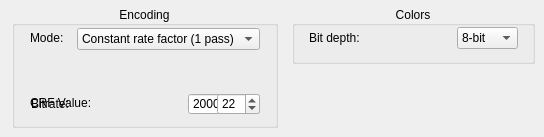
      <widget class="QWidget" name="av1Tab">
       <attribute name="title">
        <string>AV1</string>
       </attribute>
       <widget class="QGroupBox" name="EncodingSettingAV1GB">
        <property name="geometry">
         <rect>
          <x>12</x>
          <y>6</y>
          <width>266</width>
          <height>122</height>
         </rect>
        </property>
        <property name="title">
         <string>Encoding</string>
        </property>
        <property name="alignment">
         <set>Qt::AlignCenter</set>
        </property>
        <widget class="QLabel" name="EncodeModeAV1Label">
         <property name="geometry">
          <rect>
           <x>18</x>
           <y>24</y>
           <width>39</width>
           <height>16</height>
          </rect>
         </property>
         <property name="text">
          <string>Mode:</string>
         </property>
        </widget>
        <widget class="QComboBox" name="EncodeModeAV1DD">
         <property name="geometry">
          <rect>
           <x>65</x>
           <y>22</y>
           <width>183</width>
           <height>22</height>
          </rect>
         </property>
         <property name="toolTip">
          <string>The encoding mode to use.</string>
         </property>
         <item>
          <property name="text">
           <string>Constant rate factor (1 pass)</string>
          </property>
         </item>
         <item>
          <property name="text">
           <string>Average bitrate (1 pass)</string>
          </property>
         </item>
        </widget>
        <widget class="QDoubleSpinBox" name="BitrateAV1NUD">
         <property name="geometry">
          <rect>
           <x>176</x>
           <y>87</y>
           <width>72</width>
           <height>22</height>
          </rect>
         </property>
         <property name="toolTip">
          <string>The bitrate to use for encoding.</string>
         </property>
         <property name="decimals">
          <number>0</number>
         </property>
         <property name="maximum">
          <double>80000.000000000000000</double>
         </property>
         <property name="value">
          <double>2000.000000000000000</double>
         </property>
        </widget>
        <widget class="QSpinBox" name="crfAV1NUD">
         <property name="geometry">
          <rect>
           <x>205</x>
           <y>87</y>
           <width>43</width>
           <height>22</height>
          </rect>
         </property>
         <property name="toolTip">
          <string>The CRF strength value to use for encoding.</string>
         </property>
         <property name="maximum">
          <number>63</number>
         </property>
         <property name="value">
          <number>22</number>
         </property>
        </widget>
        <widget class="QLabel" name="crfAV1Label">
         <property name="geometry">
          <rect>
           <x>18</x>
           <y>89</y>
           <width>73</width>
           <height>16</height>
          </rect>
         </property>
         <property name="text">
          <string>CRF Value:</string>
         </property>
        </widget>
        <widget class="QLabel" name="BitrateAV1Label">
         <property name="geometry">
          <rect>
           <x>19</x>
           <y>90</y>
           <width>61</width>
           <height>16</height>
          </rect>
         </property>
         <property name="text">
          <string>Bitrate:</string>
         </property>
        </widget>
       </widget>
       <widget class="QGroupBox" name="ColorsAV1GB">
        <property name="geometry">
         <rect>
          <x>292</x>
          <y>6</y>
          <width>243</width>
          <height>58</height>
         </rect>
        </property>
        <property name="title">
         <string>Colors</string>
        </property>
        <property name="alignment">
         <set>Qt::AlignCenter</set>
        </property>
        <property name="checkable">
         <bool>false</bool>
        </property>
        <property name="checked">
         <bool>false</bool>
        </property>
        <widget class="QLabel" name="BitDepthAV1Label">
         <property name="geometry">
          <rect>
           <x>17</x>
           <y>22</y>
           <width>55</width>
           <height>20</height>
          </rect>
         </property>
         <property name="text">
          <string>Bit depth:</string>
         </property>
        </widget>
        <widget class="QComboBox" name="BitDepthAV1DD">
         <property name="geometry">
          <rect>
           <x>165</x>
           <y>21</y>
           <width>61</width>
           <height>22</height>
          </rect>
         </property>
         <property name="toolTip">
          <string>Sets the output color depth.</string>
         </property>
         <item>
          <property name="text">
           <string>8-bit</string>
          </property>
         </item>
         <item>
          <property name="text">
           <string>10-bit</string>
          </property>
         </item>
        </widget>
       </widget>
      </widget>
